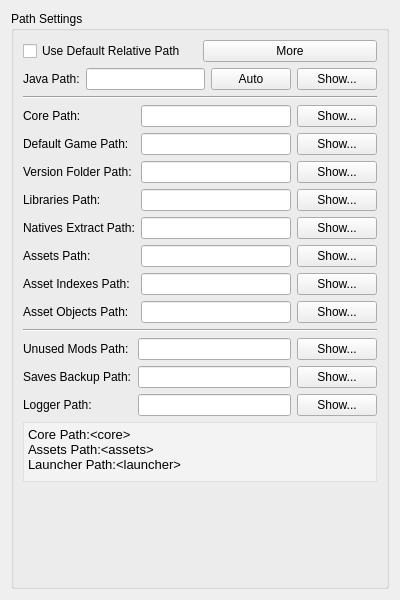
<?xml version="1.0" encoding="UTF-8"?>
<ui version="4.0">
 <class>PathTab</class>
 <widget class="QWidget" name="PathTab">
  <property name="geometry">
   <rect>
    <x>0</x>
    <y>0</y>
    <width>400</width>
    <height>600</height>
   </rect>
  </property>
  <property name="windowTitle">
   <string notr="true">Form</string>
  </property>
  <layout class="QGridLayout" name="gridLayout">
   <item row="0" column="0">
    <widget class="QGroupBox" name="groupBox_2">
     <property name="title">
      <string>Path Settings</string>
     </property>
     <layout class="QVBoxLayout" name="verticalLayout">
      <item>
       <layout class="QGridLayout" name="gridLayout_13">
        <item row="0" column="0">
         <widget class="QCheckBox" name="defaultPath_checkBox">
          <property name="text">
           <string>Use Default Relative Path</string>
          </property>
         </widget>
        </item>
        <item row="0" column="1">
         <widget class="QPushButton" name="more_pb">
          <property name="text">
           <string>More</string>
          </property>
          <property name="checkable">
           <bool>true</bool>
          </property>
         </widget>
        </item>
       </layout>
      </item>
      <item>
       <layout class="QGridLayout" name="gridLayout_15">
        <item row="0" column="0">
         <widget class="QLabel" name="javaPath_label_2">
          <property name="text">
           <string>Java Path:</string>
          </property>
          <property name="buddy">
           <cstring>javaPath_le_2</cstring>
          </property>
         </widget>
        </item>
        <item row="0" column="1">
         <widget class="QLineEdit" name="javaPath_le_2"/>
        </item>
        <item row="0" column="2">
         <widget class="QPushButton" name="autoJava_pb_2">
          <property name="text">
           <string>Auto</string>
          </property>
         </widget>
        </item>
        <item row="0" column="3">
         <widget class="QPushButton" name="javaPath_showPb_2">
          <property name="text">
           <string>Show...</string>
          </property>
         </widget>
        </item>
       </layout>
      </item>
      <item>
       <widget class="Line" name="line_5">
        <property name="orientation">
         <enum>Qt::Horizontal</enum>
        </property>
       </widget>
      </item>
      <item>
       <layout class="QGridLayout" name="gridLayout_12">
        <item row="8" column="2">
         <widget class="QPushButton" name="indexesPath_showPb">
          <property name="enabled">
           <bool>true</bool>
          </property>
          <property name="text">
           <string>Show...</string>
          </property>
         </widget>
        </item>
        <item row="7" column="1">
         <widget class="QLineEdit" name="assetsPath_le">
          <property name="enabled">
           <bool>true</bool>
          </property>
         </widget>
        </item>
        <item row="0" column="1">
         <widget class="QLineEdit" name="corePath_le">
          <property name="enabled">
           <bool>true</bool>
          </property>
         </widget>
        </item>
        <item row="0" column="0">
         <widget class="QLabel" name="corePath_label">
          <property name="enabled">
           <bool>true</bool>
          </property>
          <property name="text">
           <string>Core Path:</string>
          </property>
          <property name="buddy">
           <cstring>corePath_le</cstring>
          </property>
         </widget>
        </item>
        <item row="0" column="2">
         <widget class="QPushButton" name="corePath_showPb">
          <property name="enabled">
           <bool>true</bool>
          </property>
          <property name="text">
           <string>Show...</string>
          </property>
         </widget>
        </item>
        <item row="4" column="0">
         <widget class="QLabel" name="versionsPath_label">
          <property name="enabled">
           <bool>true</bool>
          </property>
          <property name="text">
           <string>Version Folder Path:</string>
          </property>
          <property name="buddy">
           <cstring>versionsPath_le</cstring>
          </property>
         </widget>
        </item>
        <item row="5" column="0">
         <widget class="QLabel" name="libsPath_label">
          <property name="enabled">
           <bool>true</bool>
          </property>
          <property name="text">
           <string>Libraries Path:</string>
          </property>
          <property name="buddy">
           <cstring>libsPath_le</cstring>
          </property>
         </widget>
        </item>
        <item row="5" column="2">
         <widget class="QPushButton" name="libsPath_showPb">
          <property name="enabled">
           <bool>true</bool>
          </property>
          <property name="text">
           <string>Show...</string>
          </property>
         </widget>
        </item>
        <item row="4" column="1">
         <widget class="QLineEdit" name="versionsPath_le">
          <property name="enabled">
           <bool>true</bool>
          </property>
         </widget>
        </item>
        <item row="6" column="1">
         <widget class="QLineEdit" name="nativesPath_le">
          <property name="enabled">
           <bool>true</bool>
          </property>
         </widget>
        </item>
        <item row="7" column="0">
         <widget class="QLabel" name="assetsPath_label">
          <property name="enabled">
           <bool>true</bool>
          </property>
          <property name="text">
           <string>Assets Path:</string>
          </property>
          <property name="buddy">
           <cstring>assetsPath_le</cstring>
          </property>
         </widget>
        </item>
        <item row="6" column="0">
         <widget class="QLabel" name="nativesPath_label">
          <property name="enabled">
           <bool>true</bool>
          </property>
          <property name="text">
           <string>Natives Extract Path:</string>
          </property>
          <property name="buddy">
           <cstring>nativesPath_le</cstring>
          </property>
         </widget>
        </item>
        <item row="6" column="2">
         <widget class="QPushButton" name="nativesPath_showPb">
          <property name="enabled">
           <bool>true</bool>
          </property>
          <property name="text">
           <string>Show...</string>
          </property>
         </widget>
        </item>
        <item row="5" column="1">
         <widget class="QLineEdit" name="libsPath_le">
          <property name="enabled">
           <bool>true</bool>
          </property>
         </widget>
        </item>
        <item row="4" column="2">
         <widget class="QPushButton" name="versionsPath_showPb">
          <property name="enabled">
           <bool>true</bool>
          </property>
          <property name="text">
           <string>Show...</string>
          </property>
         </widget>
        </item>
        <item row="8" column="1">
         <widget class="QLineEdit" name="indexesPath_le">
          <property name="enabled">
           <bool>true</bool>
          </property>
         </widget>
        </item>
        <item row="9" column="0">
         <widget class="QLabel" name="objectsPath_label">
          <property name="enabled">
           <bool>true</bool>
          </property>
          <property name="text">
           <string>Asset Objects Path:</string>
          </property>
          <property name="buddy">
           <cstring>objectsPath_le</cstring>
          </property>
         </widget>
        </item>
        <item row="9" column="1">
         <widget class="QLineEdit" name="objectsPath_le">
          <property name="enabled">
           <bool>true</bool>
          </property>
         </widget>
        </item>
        <item row="9" column="2">
         <widget class="QPushButton" name="objectsPath_showPb">
          <property name="enabled">
           <bool>true</bool>
          </property>
          <property name="text">
           <string>Show...</string>
          </property>
         </widget>
        </item>
        <item row="7" column="2">
         <widget class="QPushButton" name="assetsPath_showPb">
          <property name="enabled">
           <bool>true</bool>
          </property>
          <property name="text">
           <string>Show...</string>
          </property>
         </widget>
        </item>
        <item row="8" column="0">
         <widget class="QLabel" name="indexesPath_label">
          <property name="enabled">
           <bool>true</bool>
          </property>
          <property name="text">
           <string>Asset Indexes Path:</string>
          </property>
          <property name="buddy">
           <cstring>indexesPath_le</cstring>
          </property>
         </widget>
        </item>
        <item row="1" column="2" rowspan="3">
         <widget class="QPushButton" name="defaultGamePath_showPb">
          <property name="enabled">
           <bool>true</bool>
          </property>
          <property name="text">
           <string>Show...</string>
          </property>
         </widget>
        </item>
        <item row="1" column="0" rowspan="3">
         <widget class="QLabel" name="defaultGamePath_label">
          <property name="enabled">
           <bool>true</bool>
          </property>
          <property name="text">
           <string>Default Game Path:</string>
          </property>
          <property name="buddy">
           <cstring>corePath_le</cstring>
          </property>
         </widget>
        </item>
        <item row="1" column="1" rowspan="3">
         <widget class="QLineEdit" name="defaultGamePath_le">
          <property name="enabled">
           <bool>true</bool>
          </property>
         </widget>
        </item>
       </layout>
      </item>
      <item>
       <widget class="Line" name="line_4">
        <property name="orientation">
         <enum>Qt::Horizontal</enum>
        </property>
       </widget>
      </item>
      <item>
       <layout class="QGridLayout" name="gridLayout_2">
        <item row="0" column="0">
         <widget class="QLabel" name="unusedModsPath_label">
          <property name="enabled">
           <bool>true</bool>
          </property>
          <property name="text">
           <string>Unused Mods Path:</string>
          </property>
          <property name="buddy">
           <cstring>unusedModsPath_le</cstring>
          </property>
         </widget>
        </item>
        <item row="2" column="0">
         <widget class="QLabel" name="loggerPath_label">
          <property name="enabled">
           <bool>true</bool>
          </property>
          <property name="text">
           <string>Logger Path:</string>
          </property>
          <property name="buddy">
           <cstring>loggerPath_le</cstring>
          </property>
         </widget>
        </item>
        <item row="1" column="0">
         <widget class="QLabel" name="savesBackupPath_label">
          <property name="enabled">
           <bool>true</bool>
          </property>
          <property name="text">
           <string>Saves Backup Path:</string>
          </property>
          <property name="buddy">
           <cstring>savesBackupPath_le</cstring>
          </property>
         </widget>
        </item>
        <item row="2" column="1">
         <widget class="QLineEdit" name="loggerPath_le">
          <property name="enabled">
           <bool>true</bool>
          </property>
         </widget>
        </item>
        <item row="0" column="1">
         <widget class="QLineEdit" name="unusedModsPath_le">
          <property name="enabled">
           <bool>true</bool>
          </property>
         </widget>
        </item>
        <item row="0" column="2">
         <widget class="QPushButton" name="unusedModsPath_showPb">
          <property name="enabled">
           <bool>true</bool>
          </property>
          <property name="text">
           <string>Show...</string>
          </property>
         </widget>
        </item>
        <item row="1" column="2">
         <widget class="QPushButton" name="savesBackupPath_showPb">
          <property name="enabled">
           <bool>true</bool>
          </property>
          <property name="text">
           <string>Show...</string>
          </property>
         </widget>
        </item>
        <item row="1" column="1">
         <widget class="QLineEdit" name="savesBackupPath_le">
          <property name="enabled">
           <bool>true</bool>
          </property>
         </widget>
        </item>
        <item row="2" column="2">
         <widget class="QPushButton" name="loggerPath_showPb">
          <property name="enabled">
           <bool>true</bool>
          </property>
          <property name="text">
           <string>Show...</string>
          </property>
         </widget>
        </item>
       </layout>
      </item>
      <item>
       <widget class="QTextBrowser" name="customPathHelper_tb">
        <property name="sizePolicy">
         <sizepolicy hsizetype="Expanding" vsizetype="Ignored">
          <horstretch>0</horstretch>
          <verstretch>0</verstretch>
         </sizepolicy>
        </property>
        <property name="minimumSize">
         <size>
          <width>0</width>
          <height>60</height>
         </size>
        </property>
        <property name="styleSheet">
         <string notr="true">background-color: rgba(255, 255, 255, 100);</string>
        </property>
        <property name="html">
         <string>&lt;!DOCTYPE HTML PUBLIC &quot;-//W3C//DTD HTML 4.0//EN&quot; &quot;http://www.w3.org/TR/REC-html40/strict.dtd&quot;&gt;
&lt;html&gt;&lt;head&gt;&lt;meta name=&quot;qrichtext&quot; content=&quot;1&quot; /&gt;&lt;style type=&quot;text/css&quot;&gt;
p, li { white-space: pre-wrap; }
&lt;/style&gt;&lt;/head&gt;&lt;body style=&quot; font-family:'SimSun'; font-size:9pt; font-weight:400; font-style:normal;&quot;&gt;
&lt;p style=&quot; margin-top:0px; margin-bottom:0px; margin-left:0px; margin-right:0px; -qt-block-indent:0; text-indent:0px;&quot;&gt;&lt;span style=&quot; font-size:10pt;&quot;&gt;Core Path:&amp;lt;core&amp;gt;&lt;/span&gt;&lt;/p&gt;
&lt;p style=&quot; margin-top:0px; margin-bottom:0px; margin-left:0px; margin-right:0px; -qt-block-indent:0; text-indent:0px;&quot;&gt;&lt;span style=&quot; font-size:10pt;&quot;&gt;Assets Path:&amp;lt;assets&amp;gt;&lt;/span&gt;&lt;/p&gt;
&lt;p style=&quot; margin-top:0px; margin-bottom:0px; margin-left:0px; margin-right:0px; -qt-block-indent:0; text-indent:0px;&quot;&gt;&lt;span style=&quot; font-size:10pt;&quot;&gt;Launcher Path:&amp;lt;launcher&amp;gt;&lt;/span&gt;&lt;/p&gt;&lt;/body&gt;&lt;/html&gt;</string>
        </property>
       </widget>
      </item>
      <item>
       <spacer name="verticalSpacer">
        <property name="orientation">
         <enum>Qt::Vertical</enum>
        </property>
        <property name="sizeType">
         <enum>QSizePolicy::Expanding</enum>
        </property>
        <property name="sizeHint" stdset="0">
         <size>
          <width>17</width>
          <height>68</height>
         </size>
        </property>
       </spacer>
      </item>
     </layout>
    </widget>
   </item>
  </layout>
 </widget>
 <resources/>
 <connections/>
</ui>
